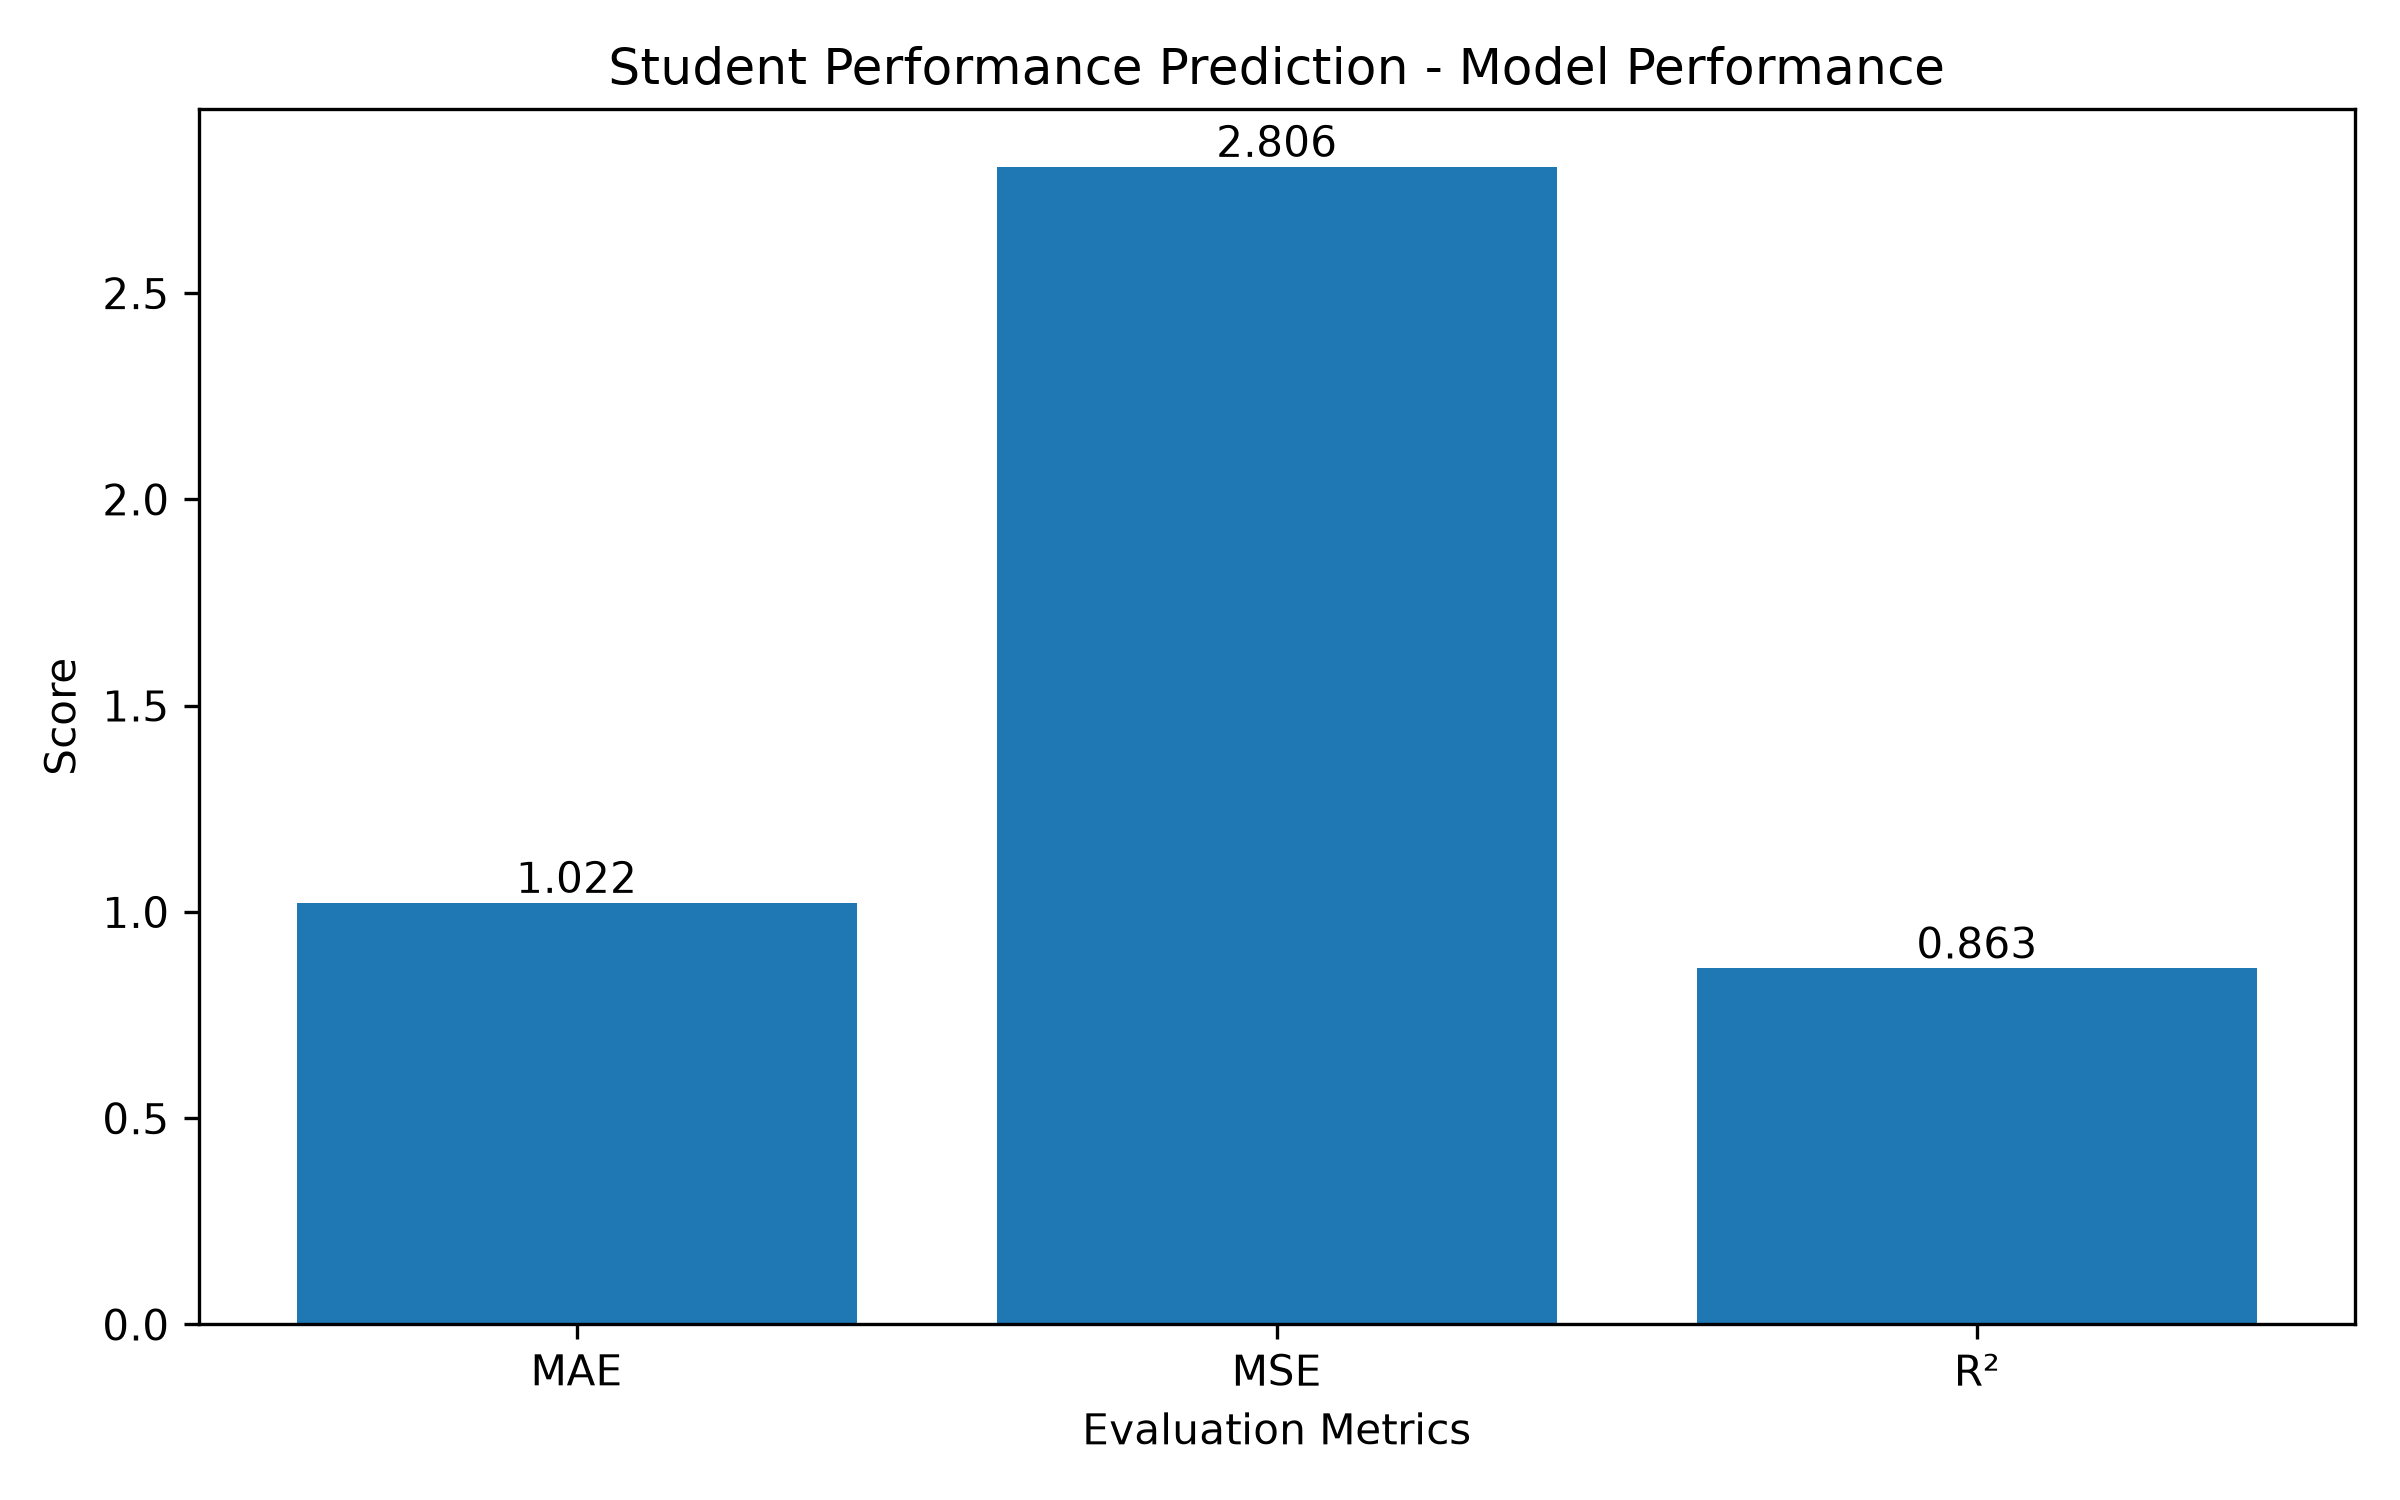

The script that saved this image:
import matplotlib.pyplot as plt

metrics = ["MAE", "MSE", "R²"]
scores = [1.022, 2.806, 0.863]

plt.figure(figsize=(8, 5))
plt.bar(metrics, scores)

plt.title("Student Performance Prediction - Model Performance")
plt.xlabel("Evaluation Metrics")
plt.ylabel("Score")

for i, score in enumerate(scores):
    plt.text(i, score, f"{score:.3f}", ha="center", va="bottom")

plt.tight_layout()
plt.savefig("model_performance.png", dpi=300)
plt.show()
